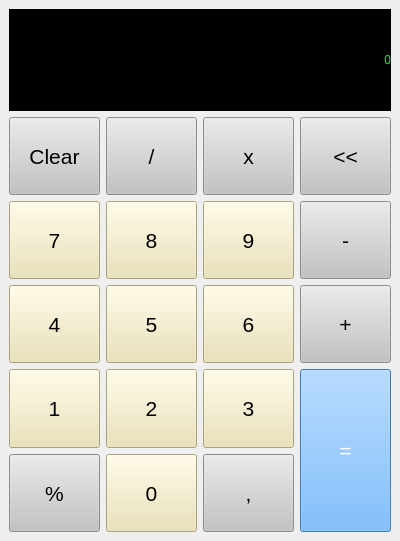
<?xml version="1.0" encoding="UTF-8"?>
<ui version="4.0">
 <class>MainWindow</class>
 <widget class="QMainWindow" name="MainWindow">
  <property name="geometry">
   <rect>
    <x>0</x>
    <y>0</y>
    <width>400</width>
    <height>541</height>
   </rect>
  </property>
  <property name="windowTitle">
   <string>Калькулятор</string>
  </property>
  <widget class="QWidget" name="centralwidget">
   <layout class="QHBoxLayout" name="horizontalLayout">
    <item>
     <layout class="QGridLayout" name="gridLayout">
      <item row="2" column="0">
       <widget class="QPushButton" name="b7">
        <property name="sizePolicy">
         <sizepolicy hsizetype="MinimumExpanding" vsizetype="Preferred">
          <horstretch>0</horstretch>
          <verstretch>10</verstretch>
         </sizepolicy>
        </property>
        <property name="font">
         <font>
          <family>Arial</family>
          <pointsize>16</pointsize>
          <weight>9</weight>
          <italic>false</italic>
          <bold>false</bold>
         </font>
        </property>
        <property name="toolTip">
         <string/>
        </property>
        <property name="styleSheet">
         <string notr="true">font: 75 16pt &quot;Arial&quot;;
background-color: rgb(234, 224, 174);</string>
        </property>
        <property name="text">
         <string>7</string>
        </property>
       </widget>
      </item>
      <item row="5" column="2">
       <widget class="QPushButton" name="zpt">
        <property name="sizePolicy">
         <sizepolicy hsizetype="MinimumExpanding" vsizetype="Preferred">
          <horstretch>0</horstretch>
          <verstretch>10</verstretch>
         </sizepolicy>
        </property>
        <property name="font">
         <font>
          <family>Arial</family>
          <pointsize>16</pointsize>
          <weight>9</weight>
          <italic>false</italic>
          <bold>false</bold>
         </font>
        </property>
        <property name="toolTip">
         <string/>
        </property>
        <property name="styleSheet">
         <string notr="true">font: 75 16pt &quot;Arial&quot;;
background-color: rgb(195, 195, 195);</string>
        </property>
        <property name="text">
         <string>,</string>
        </property>
       </widget>
      </item>
      <item row="4" column="3" rowspan="2">
       <widget class="QPushButton" name="ravno">
        <property name="sizePolicy">
         <sizepolicy hsizetype="MinimumExpanding" vsizetype="Preferred">
          <horstretch>0</horstretch>
          <verstretch>10</verstretch>
         </sizepolicy>
        </property>
        <property name="font">
         <font>
          <family>Arial</family>
          <pointsize>16</pointsize>
          <weight>9</weight>
          <italic>false</italic>
          <bold>false</bold>
         </font>
        </property>
        <property name="toolTip">
         <string/>
        </property>
        <property name="autoFillBackground">
         <bool>false</bool>
        </property>
        <property name="styleSheet">
         <string notr="true">font: 75 16pt &quot;Arial&quot;;
background-color: rgb(85, 170, 255);
color: rgb(255, 255, 255);</string>
        </property>
        <property name="text">
         <string>=</string>
        </property>
        <property name="flat">
         <bool>false</bool>
        </property>
       </widget>
      </item>
      <item row="1" column="3">
       <widget class="QPushButton" name="back">
        <property name="sizePolicy">
         <sizepolicy hsizetype="MinimumExpanding" vsizetype="Preferred">
          <horstretch>0</horstretch>
          <verstretch>10</verstretch>
         </sizepolicy>
        </property>
        <property name="font">
         <font>
          <family>Arial</family>
          <pointsize>16</pointsize>
          <weight>9</weight>
          <italic>false</italic>
          <bold>false</bold>
         </font>
        </property>
        <property name="toolTip">
         <string/>
        </property>
        <property name="styleSheet">
         <string notr="true">font: 75 16pt &quot;Arial&quot;;
background-color: rgb(195, 195, 195);</string>
        </property>
        <property name="text">
         <string>&lt;&lt;</string>
        </property>
       </widget>
      </item>
      <item row="3" column="1">
       <widget class="QPushButton" name="b5">
        <property name="sizePolicy">
         <sizepolicy hsizetype="MinimumExpanding" vsizetype="Preferred">
          <horstretch>0</horstretch>
          <verstretch>10</verstretch>
         </sizepolicy>
        </property>
        <property name="font">
         <font>
          <family>Arial</family>
          <pointsize>16</pointsize>
          <weight>9</weight>
          <italic>false</italic>
          <bold>false</bold>
         </font>
        </property>
        <property name="toolTip">
         <string/>
        </property>
        <property name="styleSheet">
         <string notr="true">font: 75 16pt &quot;Arial&quot;;
background-color: rgb(234, 224, 174);</string>
        </property>
        <property name="text">
         <string>5</string>
        </property>
       </widget>
      </item>
      <item row="2" column="1">
       <widget class="QPushButton" name="b8">
        <property name="sizePolicy">
         <sizepolicy hsizetype="MinimumExpanding" vsizetype="Preferred">
          <horstretch>0</horstretch>
          <verstretch>10</verstretch>
         </sizepolicy>
        </property>
        <property name="font">
         <font>
          <family>Arial</family>
          <pointsize>16</pointsize>
          <weight>9</weight>
          <italic>false</italic>
          <bold>false</bold>
         </font>
        </property>
        <property name="toolTip">
         <string/>
        </property>
        <property name="styleSheet">
         <string notr="true">font: 75 16pt &quot;Arial&quot;;
background-color: rgb(234, 224, 174);</string>
        </property>
        <property name="text">
         <string>8</string>
        </property>
       </widget>
      </item>
      <item row="3" column="2">
       <widget class="QPushButton" name="b6">
        <property name="sizePolicy">
         <sizepolicy hsizetype="MinimumExpanding" vsizetype="Preferred">
          <horstretch>0</horstretch>
          <verstretch>10</verstretch>
         </sizepolicy>
        </property>
        <property name="font">
         <font>
          <family>Arial</family>
          <pointsize>16</pointsize>
          <weight>9</weight>
          <italic>false</italic>
          <bold>false</bold>
         </font>
        </property>
        <property name="toolTip">
         <string/>
        </property>
        <property name="styleSheet">
         <string notr="true">font: 75 16pt &quot;Arial&quot;;
background-color: rgb(234, 224, 174);</string>
        </property>
        <property name="text">
         <string>6</string>
        </property>
       </widget>
      </item>
      <item row="2" column="2">
       <widget class="QPushButton" name="b9">
        <property name="sizePolicy">
         <sizepolicy hsizetype="MinimumExpanding" vsizetype="Preferred">
          <horstretch>0</horstretch>
          <verstretch>10</verstretch>
         </sizepolicy>
        </property>
        <property name="font">
         <font>
          <family>Arial</family>
          <pointsize>16</pointsize>
          <weight>9</weight>
          <italic>false</italic>
          <bold>false</bold>
         </font>
        </property>
        <property name="toolTip">
         <string/>
        </property>
        <property name="styleSheet">
         <string notr="true">font: 75 16pt &quot;Arial&quot;;
background-color: rgb(234, 224, 174);</string>
        </property>
        <property name="text">
         <string>9</string>
        </property>
       </widget>
      </item>
      <item row="1" column="2">
       <widget class="QPushButton" name="umnoz">
        <property name="sizePolicy">
         <sizepolicy hsizetype="MinimumExpanding" vsizetype="Preferred">
          <horstretch>0</horstretch>
          <verstretch>10</verstretch>
         </sizepolicy>
        </property>
        <property name="font">
         <font>
          <family>Arial</family>
          <pointsize>16</pointsize>
          <weight>9</weight>
          <italic>false</italic>
          <bold>false</bold>
         </font>
        </property>
        <property name="toolTip">
         <string/>
        </property>
        <property name="styleSheet">
         <string notr="true">font: 75 16pt &quot;Arial&quot;;
background-color: rgb(195, 195, 195);</string>
        </property>
        <property name="text">
         <string>x</string>
        </property>
       </widget>
      </item>
      <item row="1" column="0">
       <widget class="QPushButton" name="clear">
        <property name="sizePolicy">
         <sizepolicy hsizetype="MinimumExpanding" vsizetype="Preferred">
          <horstretch>0</horstretch>
          <verstretch>10</verstretch>
         </sizepolicy>
        </property>
        <property name="font">
         <font>
          <family>Arial</family>
          <pointsize>16</pointsize>
          <weight>9</weight>
          <italic>false</italic>
          <bold>false</bold>
         </font>
        </property>
        <property name="toolTip">
         <string/>
        </property>
        <property name="styleSheet">
         <string notr="true">font: 75 16pt &quot;Arial&quot;;
background-color: rgb(195, 195, 195);</string>
        </property>
        <property name="text">
         <string>Clear</string>
        </property>
       </widget>
      </item>
      <item row="1" column="1">
       <widget class="QPushButton" name="delen">
        <property name="sizePolicy">
         <sizepolicy hsizetype="MinimumExpanding" vsizetype="Preferred">
          <horstretch>0</horstretch>
          <verstretch>10</verstretch>
         </sizepolicy>
        </property>
        <property name="font">
         <font>
          <family>Arial</family>
          <pointsize>16</pointsize>
          <weight>9</weight>
          <italic>false</italic>
          <bold>false</bold>
         </font>
        </property>
        <property name="toolTip">
         <string/>
        </property>
        <property name="styleSheet">
         <string notr="true">font: 75 16pt &quot;Arial&quot;;
background-color: rgb(195, 195, 195);</string>
        </property>
        <property name="text">
         <string>/</string>
        </property>
       </widget>
      </item>
      <item row="3" column="0">
       <widget class="QPushButton" name="b4">
        <property name="sizePolicy">
         <sizepolicy hsizetype="MinimumExpanding" vsizetype="Preferred">
          <horstretch>0</horstretch>
          <verstretch>10</verstretch>
         </sizepolicy>
        </property>
        <property name="font">
         <font>
          <family>Arial</family>
          <pointsize>16</pointsize>
          <weight>9</weight>
          <italic>false</italic>
          <bold>false</bold>
         </font>
        </property>
        <property name="toolTip">
         <string/>
        </property>
        <property name="styleSheet">
         <string notr="true">font: 75 16pt &quot;Arial&quot;;
background-color: rgb(234, 224, 174);</string>
        </property>
        <property name="text">
         <string>4</string>
        </property>
       </widget>
      </item>
      <item row="2" column="3">
       <widget class="QPushButton" name="minus">
        <property name="sizePolicy">
         <sizepolicy hsizetype="MinimumExpanding" vsizetype="Preferred">
          <horstretch>0</horstretch>
          <verstretch>10</verstretch>
         </sizepolicy>
        </property>
        <property name="font">
         <font>
          <family>Arial</family>
          <pointsize>16</pointsize>
          <weight>9</weight>
          <italic>false</italic>
          <bold>false</bold>
         </font>
        </property>
        <property name="toolTip">
         <string/>
        </property>
        <property name="styleSheet">
         <string notr="true">font: 75 16pt &quot;Arial&quot;;
background-color: rgb(195, 195, 195);</string>
        </property>
        <property name="text">
         <string>-</string>
        </property>
       </widget>
      </item>
      <item row="3" column="3">
       <widget class="QPushButton" name="plus">
        <property name="sizePolicy">
         <sizepolicy hsizetype="MinimumExpanding" vsizetype="Preferred">
          <horstretch>0</horstretch>
          <verstretch>10</verstretch>
         </sizepolicy>
        </property>
        <property name="font">
         <font>
          <family>Arial</family>
          <pointsize>16</pointsize>
          <weight>9</weight>
          <italic>false</italic>
          <bold>false</bold>
         </font>
        </property>
        <property name="toolTip">
         <string/>
        </property>
        <property name="styleSheet">
         <string notr="true">font: 75 16pt &quot;Arial&quot;;
background-color: rgb(195, 195, 195);</string>
        </property>
        <property name="text">
         <string>+</string>
        </property>
       </widget>
      </item>
      <item row="4" column="2">
       <widget class="QPushButton" name="b3">
        <property name="sizePolicy">
         <sizepolicy hsizetype="MinimumExpanding" vsizetype="Preferred">
          <horstretch>0</horstretch>
          <verstretch>10</verstretch>
         </sizepolicy>
        </property>
        <property name="font">
         <font>
          <family>Arial</family>
          <pointsize>16</pointsize>
          <weight>9</weight>
          <italic>false</italic>
          <bold>false</bold>
         </font>
        </property>
        <property name="toolTip">
         <string/>
        </property>
        <property name="styleSheet">
         <string notr="true">font: 75 16pt &quot;Arial&quot;;
background-color: rgb(234, 224, 174);</string>
        </property>
        <property name="text">
         <string>3</string>
        </property>
       </widget>
      </item>
      <item row="4" column="0">
       <widget class="QPushButton" name="b1">
        <property name="sizePolicy">
         <sizepolicy hsizetype="MinimumExpanding" vsizetype="Preferred">
          <horstretch>0</horstretch>
          <verstretch>10</verstretch>
         </sizepolicy>
        </property>
        <property name="font">
         <font>
          <family>Arial</family>
          <pointsize>16</pointsize>
          <weight>9</weight>
          <italic>false</italic>
          <bold>false</bold>
         </font>
        </property>
        <property name="toolTip">
         <string/>
        </property>
        <property name="styleSheet">
         <string notr="true">font: 75 16pt &quot;Arial&quot;;
background-color: rgb(234, 224, 174);</string>
        </property>
        <property name="text">
         <string>1</string>
        </property>
       </widget>
      </item>
      <item row="5" column="0">
       <widget class="QPushButton" name="protsent">
        <property name="sizePolicy">
         <sizepolicy hsizetype="MinimumExpanding" vsizetype="Preferred">
          <horstretch>0</horstretch>
          <verstretch>10</verstretch>
         </sizepolicy>
        </property>
        <property name="font">
         <font>
          <family>Arial</family>
          <pointsize>16</pointsize>
          <weight>9</weight>
          <italic>false</italic>
          <bold>false</bold>
         </font>
        </property>
        <property name="toolTip">
         <string/>
        </property>
        <property name="styleSheet">
         <string notr="true">font: 75 16pt &quot;Arial&quot;;
background-color: rgb(195, 195, 195);</string>
        </property>
        <property name="text">
         <string>%</string>
        </property>
       </widget>
      </item>
      <item row="5" column="1">
       <widget class="QPushButton" name="b0">
        <property name="sizePolicy">
         <sizepolicy hsizetype="MinimumExpanding" vsizetype="Preferred">
          <horstretch>0</horstretch>
          <verstretch>10</verstretch>
         </sizepolicy>
        </property>
        <property name="font">
         <font>
          <family>Arial</family>
          <pointsize>16</pointsize>
          <weight>9</weight>
          <italic>false</italic>
          <bold>false</bold>
         </font>
        </property>
        <property name="toolTip">
         <string/>
        </property>
        <property name="styleSheet">
         <string notr="true">font: 75 16pt &quot;Arial&quot;;
background-color: rgb(234, 224, 174);</string>
        </property>
        <property name="text">
         <string>0</string>
        </property>
       </widget>
      </item>
      <item row="4" column="1">
       <widget class="QPushButton" name="b2">
        <property name="sizePolicy">
         <sizepolicy hsizetype="MinimumExpanding" vsizetype="Preferred">
          <horstretch>0</horstretch>
          <verstretch>10</verstretch>
         </sizepolicy>
        </property>
        <property name="font">
         <font>
          <family>Arial</family>
          <pointsize>16</pointsize>
          <weight>9</weight>
          <italic>false</italic>
          <bold>false</bold>
         </font>
        </property>
        <property name="toolTip">
         <string/>
        </property>
        <property name="styleSheet">
         <string notr="true">font: 75 16pt &quot;Arial&quot;;
background-color: rgb(234, 224, 174);</string>
        </property>
        <property name="text">
         <string>2</string>
        </property>
       </widget>
      </item>
      <item row="0" column="0" colspan="4">
       <widget class="QLabel" name="tablo">
        <property name="sizePolicy">
         <sizepolicy hsizetype="MinimumExpanding" vsizetype="Preferred">
          <horstretch>0</horstretch>
          <verstretch>13</verstretch>
         </sizepolicy>
        </property>
        <property name="styleSheet">
         <string notr="true">background-color: rgb(0, 0, 0);
color: rgb(0, 255, 0);
font: 75 30pt &quot;Arial&quot;;</string>
        </property>
        <property name="text">
         <string>0</string>
        </property>
        <property name="alignment">
         <set>Qt::AlignRight|Qt::AlignTrailing|Qt::AlignVCenter</set>
        </property>
       </widget>
      </item>
     </layout>
    </item>
   </layout>
  </widget>
 </widget>
 <resources/>
 <connections/>
</ui>
